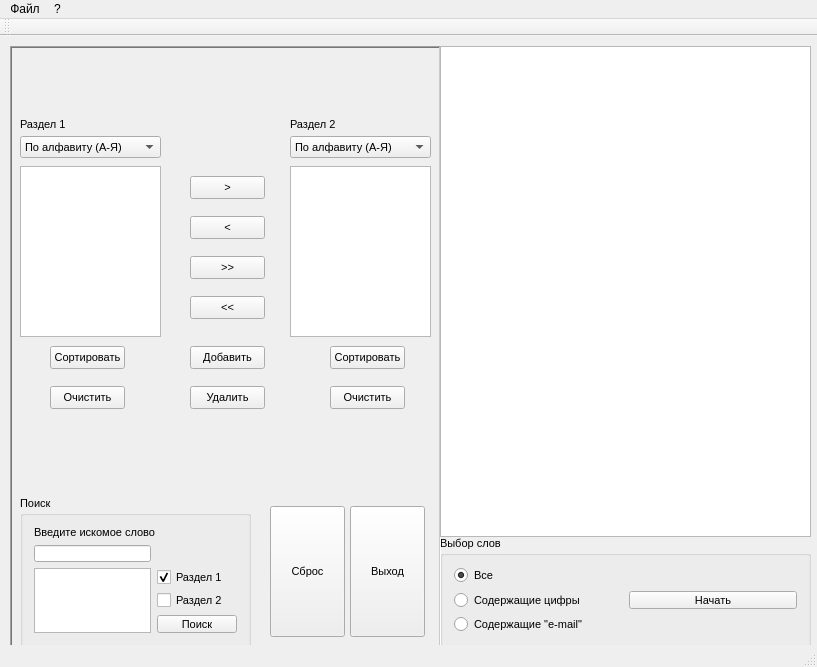
<?xml version="1.0" encoding="UTF-8"?>
<ui version="4.0">
 <class>MainWindow</class>
 <widget class="QMainWindow" name="MainWindow">
  <property name="geometry">
   <rect>
    <x>0</x>
    <y>0</y>
    <width>817</width>
    <height>667</height>
   </rect>
  </property>
  <property name="sizePolicy">
   <sizepolicy hsizetype="Preferred" vsizetype="Preferred">
    <horstretch>0</horstretch>
    <verstretch>0</verstretch>
   </sizepolicy>
  </property>
  <property name="minimumSize">
   <size>
    <width>817</width>
    <height>667</height>
   </size>
  </property>
  <property name="maximumSize">
   <size>
    <width>817</width>
    <height>667</height>
   </size>
  </property>
  <property name="windowTitle">
   <string>Лаб. 1</string>
  </property>
  <property name="layoutDirection">
   <enum>Qt::LeftToRight</enum>
  </property>
  <widget class="QWidget" name="centralWidget">
   <widget class="QGroupBox" name="groupBox_Words">
    <property name="geometry">
     <rect>
      <x>440</x>
      <y>500</y>
      <width>371</width>
      <height>111</height>
     </rect>
    </property>
    <property name="font">
     <font>
      <pointsize>8</pointsize>
     </font>
    </property>
    <property name="title">
     <string>Выбор слов</string>
    </property>
    <layout class="QGridLayout" name="gridLayout">
     <item row="1" column="0">
      <widget class="QRadioButton" name="radioButton_Digits">
       <property name="font">
        <font>
         <pointsize>8</pointsize>
        </font>
       </property>
       <property name="text">
        <string>Содержащие цифры</string>
       </property>
      </widget>
     </item>
     <item row="2" column="0">
      <widget class="QRadioButton" name="radioButton_Email">
       <property name="font">
        <font>
         <pointsize>8</pointsize>
        </font>
       </property>
       <property name="text">
        <string>Содержащие &quot;e-mail&quot;</string>
       </property>
      </widget>
     </item>
     <item row="1" column="1">
      <widget class="QPushButton" name="pushButton_Start">
       <property name="font">
        <font>
         <pointsize>8</pointsize>
        </font>
       </property>
       <property name="text">
        <string>Начать</string>
       </property>
      </widget>
     </item>
     <item row="0" column="0">
      <widget class="QRadioButton" name="radioButton_All">
       <property name="font">
        <font>
         <pointsize>8</pointsize>
        </font>
       </property>
       <property name="text">
        <string>Все</string>
       </property>
       <property name="checked">
        <bool>true</bool>
       </property>
      </widget>
     </item>
    </layout>
   </widget>
   <widget class="QFrame" name="frame">
    <property name="geometry">
     <rect>
      <x>10</x>
      <y>10</y>
      <width>431</width>
      <height>602</height>
     </rect>
    </property>
    <property name="font">
     <font>
      <pointsize>8</pointsize>
     </font>
    </property>
    <property name="frameShape">
     <enum>QFrame::WinPanel</enum>
    </property>
    <property name="frameShadow">
     <enum>QFrame::Sunken</enum>
    </property>
    <widget class="QGroupBox" name="groupBox_Search">
     <property name="geometry">
      <rect>
       <x>10</x>
       <y>450</y>
       <width>231</width>
       <height>151</height>
      </rect>
     </property>
     <property name="font">
      <font>
       <pointsize>8</pointsize>
      </font>
     </property>
     <property name="title">
      <string>Поиск</string>
     </property>
     <layout class="QGridLayout" name="gridLayout_2">
      <item row="1" column="0">
       <widget class="QLineEdit" name="lineEdit">
        <property name="font">
         <font>
          <pointsize>8</pointsize>
         </font>
        </property>
       </widget>
      </item>
      <item row="2" column="1">
       <widget class="QCheckBox" name="checkBox_section1">
        <property name="font">
         <font>
          <pointsize>8</pointsize>
         </font>
        </property>
        <property name="text">
         <string>Раздел 1</string>
        </property>
        <property name="checked">
         <bool>true</bool>
        </property>
       </widget>
      </item>
      <item row="3" column="1">
       <widget class="QCheckBox" name="checkBox_section2">
        <property name="font">
         <font>
          <pointsize>8</pointsize>
         </font>
        </property>
        <property name="text">
         <string>Раздел 2</string>
        </property>
       </widget>
      </item>
      <item row="4" column="1">
       <widget class="QPushButton" name="pushButton_Search">
        <property name="font">
         <font>
          <pointsize>8</pointsize>
         </font>
        </property>
        <property name="text">
         <string>Поиск</string>
        </property>
       </widget>
      </item>
      <item row="2" column="0" rowspan="3">
       <widget class="QListWidget" name="listWidget">
        <property name="font">
         <font>
          <pointsize>8</pointsize>
         </font>
        </property>
        <property name="selectionMode">
         <enum>QAbstractItemView::ExtendedSelection</enum>
        </property>
       </widget>
      </item>
      <item row="0" column="0" colspan="2">
       <widget class="QLabel" name="label_Input">
        <property name="font">
         <font>
          <pointsize>8</pointsize>
         </font>
        </property>
        <property name="text">
         <string>Введите искомое слово</string>
        </property>
       </widget>
      </item>
     </layout>
    </widget>
    <widget class="QPushButton" name="pushButton_Clear">
     <property name="geometry">
      <rect>
       <x>260</x>
       <y>460</y>
       <width>75</width>
       <height>131</height>
      </rect>
     </property>
     <property name="font">
      <font>
       <pointsize>8</pointsize>
      </font>
     </property>
     <property name="text">
      <string>Сброс</string>
     </property>
    </widget>
    <widget class="QPushButton" name="pushButton_Exit">
     <property name="geometry">
      <rect>
       <x>340</x>
       <y>460</y>
       <width>75</width>
       <height>131</height>
      </rect>
     </property>
     <property name="font">
      <font>
       <pointsize>8</pointsize>
      </font>
     </property>
     <property name="text">
      <string>Выход</string>
     </property>
    </widget>
    <widget class="QPushButton" name="pushButton_clear1">
     <property name="geometry">
      <rect>
       <x>40</x>
       <y>340</y>
       <width>75</width>
       <height>23</height>
      </rect>
     </property>
     <property name="font">
      <font>
       <pointsize>8</pointsize>
      </font>
     </property>
     <property name="text">
      <string>Очистить</string>
     </property>
    </widget>
    <widget class="QPushButton" name="pushButton_sort1">
     <property name="geometry">
      <rect>
       <x>40</x>
       <y>300</y>
       <width>75</width>
       <height>23</height>
      </rect>
     </property>
     <property name="font">
      <font>
       <pointsize>8</pointsize>
      </font>
     </property>
     <property name="text">
      <string>Сортировать</string>
     </property>
    </widget>
    <widget class="QPushButton" name="pushButton_sort2">
     <property name="geometry">
      <rect>
       <x>320</x>
       <y>300</y>
       <width>75</width>
       <height>23</height>
      </rect>
     </property>
     <property name="font">
      <font>
       <pointsize>8</pointsize>
      </font>
     </property>
     <property name="text">
      <string>Сортировать</string>
     </property>
    </widget>
    <widget class="QPushButton" name="pushButton_del">
     <property name="geometry">
      <rect>
       <x>180</x>
       <y>340</y>
       <width>75</width>
       <height>23</height>
      </rect>
     </property>
     <property name="font">
      <font>
       <pointsize>8</pointsize>
      </font>
     </property>
     <property name="text">
      <string>Удалить</string>
     </property>
    </widget>
    <widget class="QPushButton" name="pushButton_add">
     <property name="geometry">
      <rect>
       <x>180</x>
       <y>300</y>
       <width>75</width>
       <height>23</height>
      </rect>
     </property>
     <property name="font">
      <font>
       <pointsize>8</pointsize>
      </font>
     </property>
     <property name="text">
      <string>Добавить</string>
     </property>
    </widget>
    <widget class="QPushButton" name="pushButton_clear2">
     <property name="geometry">
      <rect>
       <x>320</x>
       <y>340</y>
       <width>75</width>
       <height>23</height>
      </rect>
     </property>
     <property name="font">
      <font>
       <pointsize>8</pointsize>
      </font>
     </property>
     <property name="text">
      <string>Очистить</string>
     </property>
    </widget>
    <widget class="QPushButton" name="pushButton_1">
     <property name="geometry">
      <rect>
       <x>180</x>
       <y>130</y>
       <width>75</width>
       <height>23</height>
      </rect>
     </property>
     <property name="font">
      <font>
       <pointsize>8</pointsize>
      </font>
     </property>
     <property name="text">
      <string>&gt;</string>
     </property>
    </widget>
    <widget class="QPushButton" name="pushButton_2">
     <property name="geometry">
      <rect>
       <x>180</x>
       <y>170</y>
       <width>75</width>
       <height>23</height>
      </rect>
     </property>
     <property name="font">
      <font>
       <pointsize>8</pointsize>
      </font>
     </property>
     <property name="text">
      <string>&lt;</string>
     </property>
    </widget>
    <widget class="QPushButton" name="pushButton_3">
     <property name="geometry">
      <rect>
       <x>180</x>
       <y>210</y>
       <width>75</width>
       <height>23</height>
      </rect>
     </property>
     <property name="font">
      <font>
       <pointsize>8</pointsize>
      </font>
     </property>
     <property name="text">
      <string>&gt;&gt;</string>
     </property>
    </widget>
    <widget class="QPushButton" name="pushButton_4">
     <property name="geometry">
      <rect>
       <x>180</x>
       <y>250</y>
       <width>75</width>
       <height>23</height>
      </rect>
     </property>
     <property name="font">
      <font>
       <pointsize>8</pointsize>
      </font>
     </property>
     <property name="text">
      <string>&lt;&lt;</string>
     </property>
    </widget>
    <widget class="QListWidget" name="listWidget_1">
     <property name="geometry">
      <rect>
       <x>10</x>
       <y>120</y>
       <width>141</width>
       <height>171</height>
      </rect>
     </property>
     <property name="font">
      <font>
       <pointsize>8</pointsize>
      </font>
     </property>
     <property name="selectionMode">
      <enum>QAbstractItemView::ExtendedSelection</enum>
     </property>
     <property name="sortingEnabled">
      <bool>false</bool>
     </property>
    </widget>
    <widget class="QListWidget" name="listWidget_2">
     <property name="geometry">
      <rect>
       <x>280</x>
       <y>120</y>
       <width>141</width>
       <height>171</height>
      </rect>
     </property>
     <property name="font">
      <font>
       <pointsize>8</pointsize>
      </font>
     </property>
     <property name="selectionMode">
      <enum>QAbstractItemView::ExtendedSelection</enum>
     </property>
     <property name="sortingEnabled">
      <bool>false</bool>
     </property>
    </widget>
    <widget class="QComboBox" name="comboBox_1">
     <property name="geometry">
      <rect>
       <x>10</x>
       <y>90</y>
       <width>141</width>
       <height>22</height>
      </rect>
     </property>
     <property name="font">
      <font>
       <pointsize>8</pointsize>
      </font>
     </property>
     <property name="toolTip">
      <string>&lt;html&gt;&lt;head/&gt;&lt;body&gt;&lt;p&gt;&lt;br/&gt;&lt;/p&gt;&lt;/body&gt;&lt;/html&gt;</string>
     </property>
     <property name="whatsThis">
      <string>&lt;html&gt;&lt;head/&gt;&lt;body&gt;&lt;p&gt;&lt;br/&gt;&lt;/p&gt;&lt;/body&gt;&lt;/html&gt;</string>
     </property>
     <property name="editable">
      <bool>false</bool>
     </property>
     <item>
      <property name="text">
       <string>По алфавиту (А-Я)</string>
      </property>
     </item>
     <item>
      <property name="text">
       <string>По алфавиту (Я-А)</string>
      </property>
     </item>
     <item>
      <property name="text">
       <string>По длине слова (по возрастанию)</string>
      </property>
     </item>
     <item>
      <property name="text">
       <string>По длине слова (по убыванию)</string>
      </property>
     </item>
    </widget>
    <widget class="QLabel" name="label_section1">
     <property name="geometry">
      <rect>
       <x>10</x>
       <y>70</y>
       <width>141</width>
       <height>16</height>
      </rect>
     </property>
     <property name="font">
      <font>
       <pointsize>8</pointsize>
      </font>
     </property>
     <property name="text">
      <string>Раздел 1</string>
     </property>
    </widget>
    <widget class="QLabel" name="label_section2">
     <property name="geometry">
      <rect>
       <x>280</x>
       <y>70</y>
       <width>141</width>
       <height>16</height>
      </rect>
     </property>
     <property name="font">
      <font>
       <pointsize>8</pointsize>
      </font>
     </property>
     <property name="text">
      <string>Раздел 2</string>
     </property>
    </widget>
    <widget class="QComboBox" name="comboBox_2">
     <property name="geometry">
      <rect>
       <x>280</x>
       <y>90</y>
       <width>141</width>
       <height>22</height>
      </rect>
     </property>
     <property name="font">
      <font>
       <pointsize>8</pointsize>
      </font>
     </property>
     <property name="editable">
      <bool>false</bool>
     </property>
     <property name="currentText">
      <string>По алфавиту (А-Я)</string>
     </property>
     <item>
      <property name="text">
       <string>По алфавиту (А-Я)</string>
      </property>
     </item>
     <item>
      <property name="text">
       <string>По алфавиту (Я-А)</string>
      </property>
     </item>
     <item>
      <property name="text">
       <string>По длине слова (по возрастанию)</string>
      </property>
     </item>
     <item>
      <property name="text">
       <string>По длине слова (по убыванию)</string>
      </property>
     </item>
    </widget>
   </widget>
   <widget class="QPlainTextEdit" name="plainTextEdit">
    <property name="geometry">
     <rect>
      <x>440</x>
      <y>10</y>
      <width>371</width>
      <height>491</height>
     </rect>
    </property>
    <property name="font">
     <font>
      <pointsize>8</pointsize>
     </font>
    </property>
   </widget>
  </widget>
  <widget class="QMenuBar" name="menuBar">
   <property name="geometry">
    <rect>
     <x>0</x>
     <y>0</y>
     <width>817</width>
     <height>25</height>
    </rect>
   </property>
   <widget class="QMenu" name="menu">
    <property name="title">
     <string>Файл</string>
    </property>
    <addaction name="action_open"/>
    <addaction name="action_save"/>
    <addaction name="action_exit"/>
   </widget>
   <widget class="QMenu" name="menu_2">
    <property name="title">
     <string>?</string>
    </property>
    <addaction name="actionAbout_Qt"/>
    <addaction name="actionAbout_program"/>
   </widget>
   <addaction name="menu"/>
   <addaction name="menu_2"/>
  </widget>
  <widget class="QToolBar" name="mainToolBar">
   <attribute name="toolBarArea">
    <enum>TopToolBarArea</enum>
   </attribute>
   <attribute name="toolBarBreak">
    <bool>false</bool>
   </attribute>
  </widget>
  <widget class="QStatusBar" name="statusBar"/>
  <action name="action_open">
   <property name="text">
    <string>Открыть</string>
   </property>
   <property name="shortcut">
    <string>Ctrl+O</string>
   </property>
  </action>
  <action name="action_save">
   <property name="text">
    <string>Сохранить</string>
   </property>
   <property name="shortcut">
    <string>Ctrl+S</string>
   </property>
  </action>
  <action name="action_exit">
   <property name="text">
    <string>Выход</string>
   </property>
   <property name="shortcut">
    <string>Alt+X</string>
   </property>
  </action>
  <action name="actionAbout_Qt">
   <property name="text">
    <string>About Qt</string>
   </property>
  </action>
  <action name="actionAbout_program">
   <property name="text">
    <string>About program</string>
   </property>
  </action>
 </widget>
 <layoutdefault spacing="6" margin="11"/>
 <resources/>
 <connections>
  <connection>
   <sender>action_exit</sender>
   <signal>triggered()</signal>
   <receiver>MainWindow</receiver>
   <slot>close()</slot>
   <hints>
    <hint type="sourcelabel">
     <x>-1</x>
     <y>-1</y>
    </hint>
    <hint type="destinationlabel">
     <x>408</x>
     <y>333</y>
    </hint>
   </hints>
  </connection>
  <connection>
   <sender>pushButton_Exit</sender>
   <signal>clicked()</signal>
   <receiver>MainWindow</receiver>
   <slot>close()</slot>
   <hints>
    <hint type="sourcelabel">
     <x>387</x>
     <y>568</y>
    </hint>
    <hint type="destinationlabel">
     <x>408</x>
     <y>333</y>
    </hint>
   </hints>
  </connection>
  <connection>
   <sender>pushButton_clear1</sender>
   <signal>clicked()</signal>
   <receiver>listWidget_1</receiver>
   <slot>clear()</slot>
   <hints>
    <hint type="sourcelabel">
     <x>87</x>
     <y>394</y>
    </hint>
    <hint type="destinationlabel">
     <x>90</x>
     <y>248</y>
    </hint>
   </hints>
  </connection>
  <connection>
   <sender>pushButton_clear2</sender>
   <signal>clicked()</signal>
   <receiver>listWidget_2</receiver>
   <slot>clear()</slot>
   <hints>
    <hint type="sourcelabel">
     <x>367</x>
     <y>394</y>
    </hint>
    <hint type="destinationlabel">
     <x>360</x>
     <y>248</y>
    </hint>
   </hints>
  </connection>
 </connections>
</ui>
